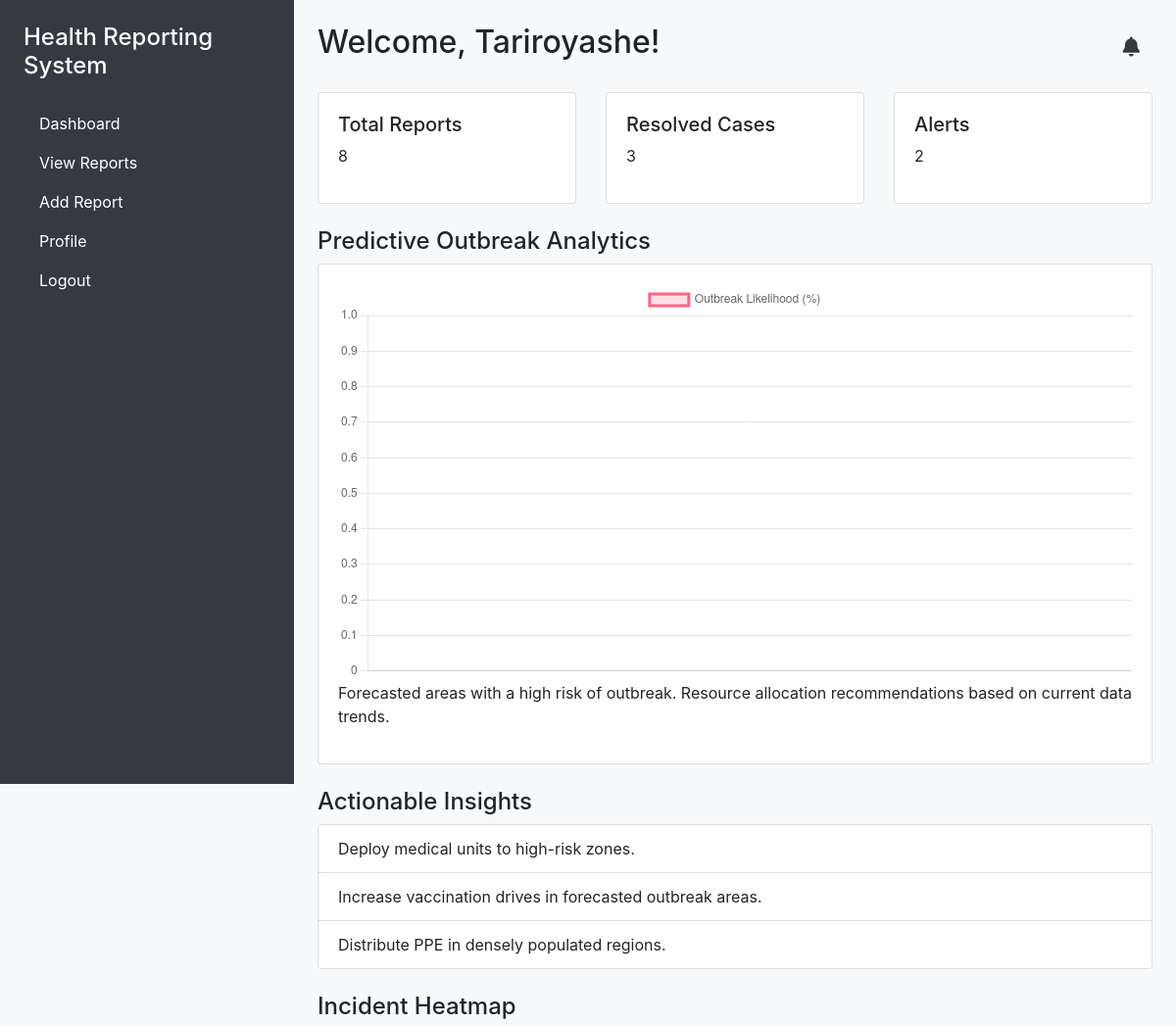
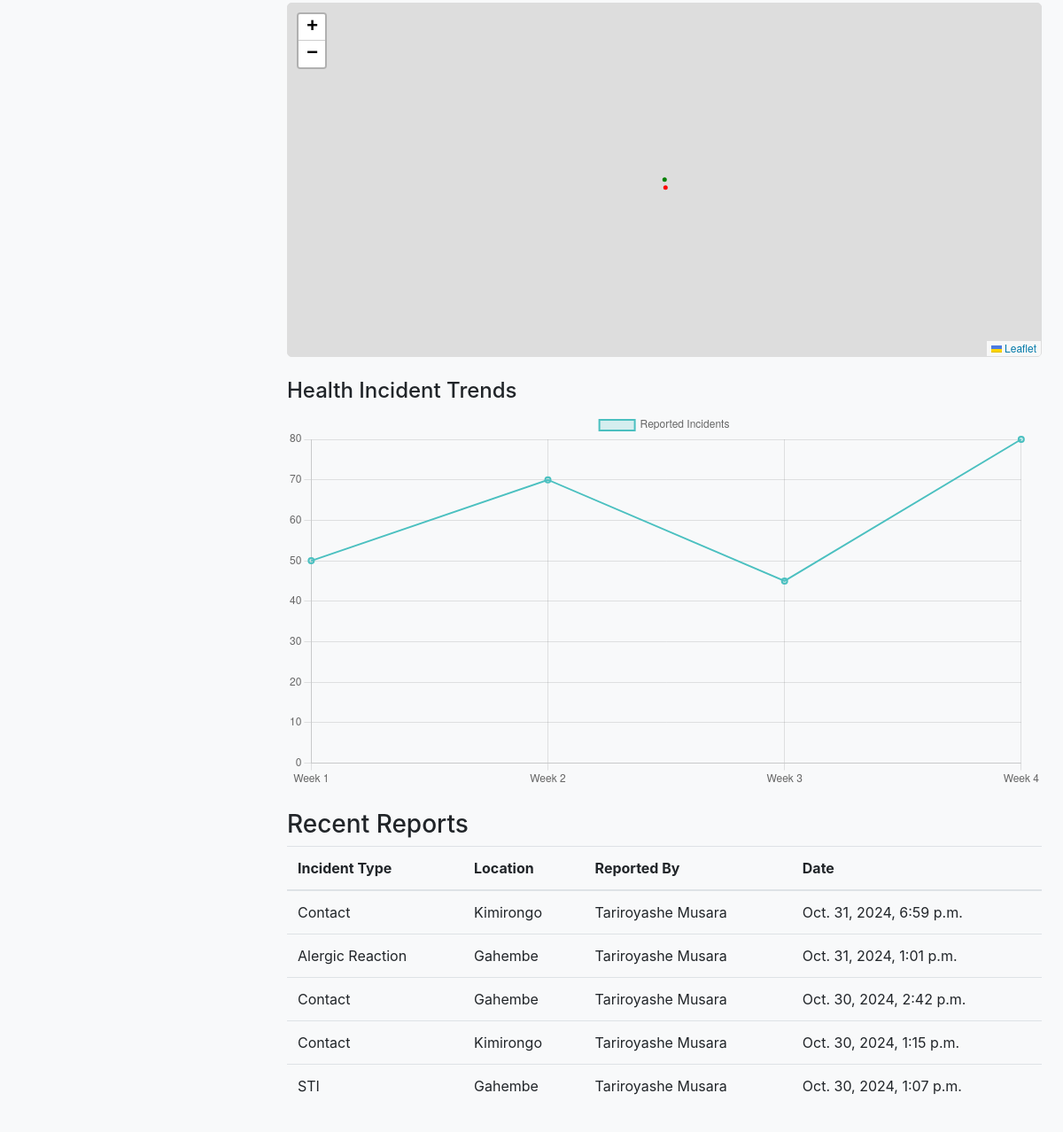
Before: /health_worker_dashboard/ (signed in) with the older database file (2 pictures, top to bottom).
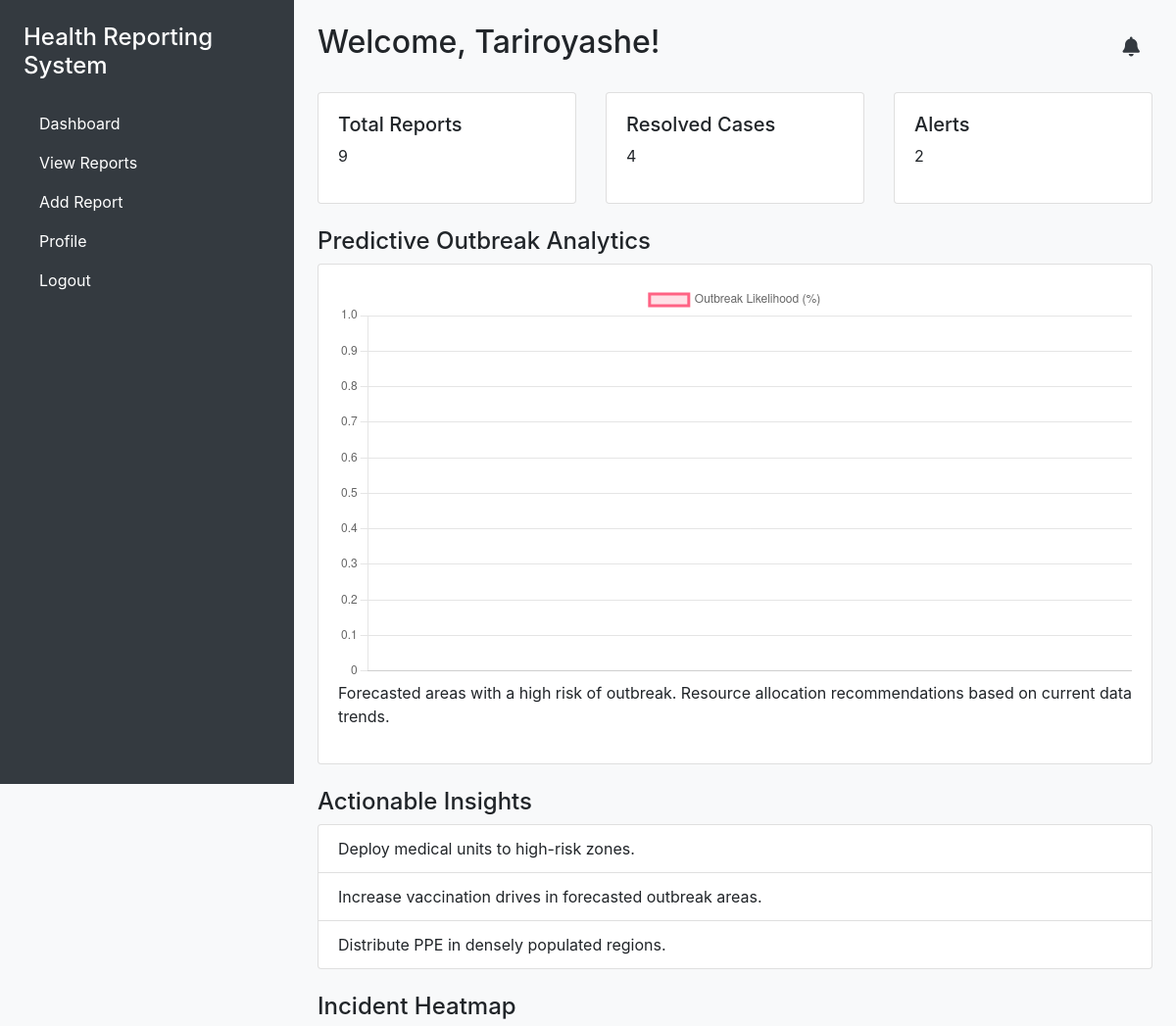
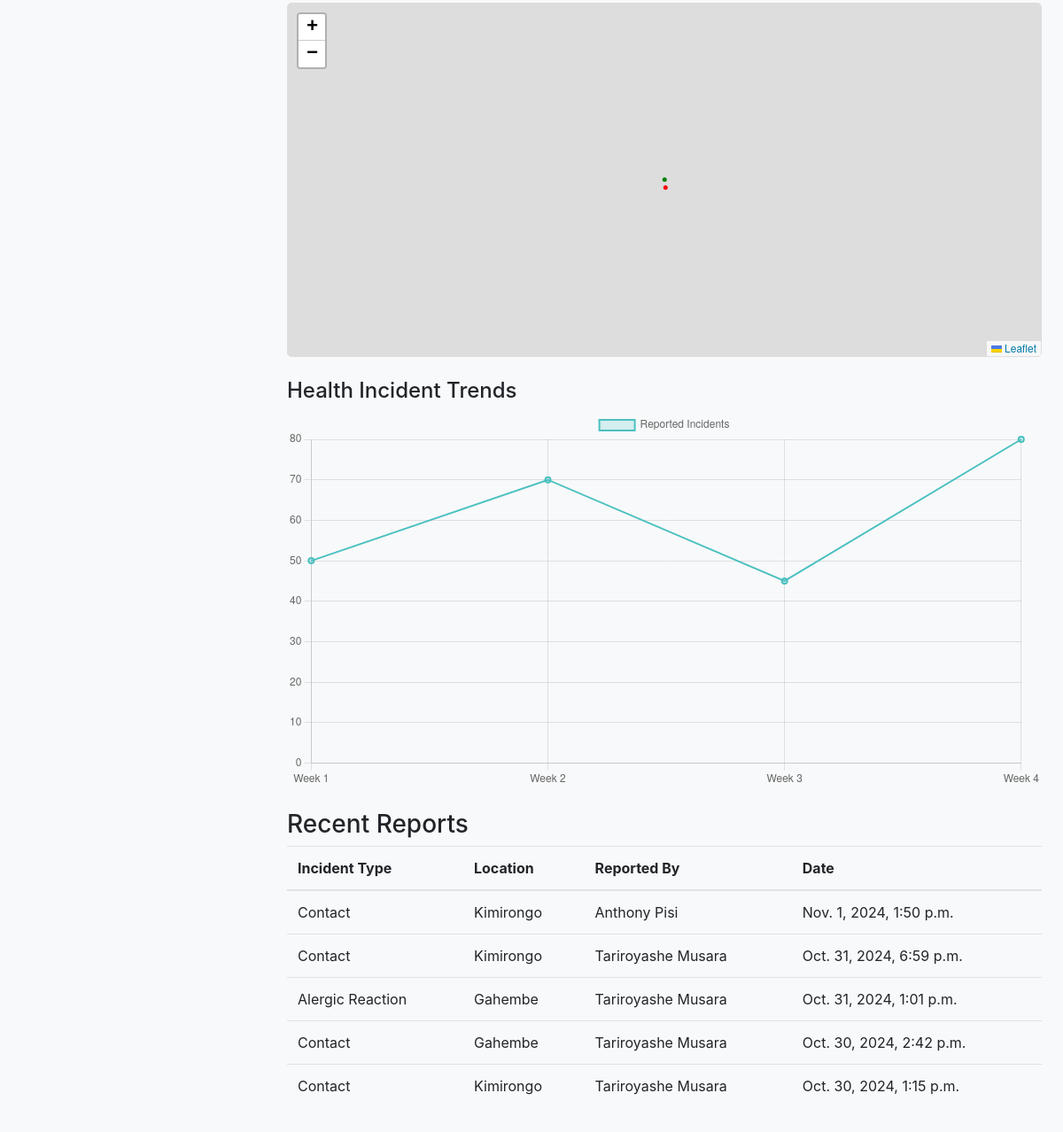
After: the same page with the newer database file (2 pictures, top to bottom).
### reports/models.py (models this page shows)
class HealthReport(models.Model):
    user = models.ForeignKey(User, on_delete=models.SET_NULL, null=True, blank=True)
    incident_type = models.ForeignKey(IncidentType, on_delete=models.CASCADE)
    symptoms = models.ManyToManyField(Symptom)
    location = models.ForeignKey(Location, on_delete=models.CASCADE)
    description = models.TextField()
    date_reported = models.DateTimeField(auto_now_add=True)
    resolved = models.BooleanField(default=False)
    is_verified = models.BooleanField(default=False)
    def __str__(self):
        return f"{self.incident_type.name} - {self.location.name}"

class IncidentType(models.Model):
    name = models.CharField(max_length=50)
    description = models.TextField(blank=True)
    def __str__(self):
        return self.name

class Location(models.Model):
    name = models.CharField(max_length=100)
    latitude = models.DecimalField(max_digits=9, decimal_places=6)
    longitude = models.DecimalField(max_digits=9, decimal_places=6)
    def __str__(self):
        return self.name

### reports/views.py (the view)
# urls.py: path('health_worker_dashboard/', views.healthworker_dashboard, name='health_worker_dashboard'),
@login_required
def healthworker_dashboard(request):
    if request.user.userprofile.is_health_worker:
        reports = HealthReport.objects.all()
        user_profile = get_object_or_404(UserProfile, user=request.user)
        total_reports = HealthReport.objects.count()
        resolved_cases = HealthReport.objects.filter(resolved=True).count()
        recent_alerts = Alert.objects.all()[:5]
        total_alerts = Alert.objects.count()
        recent_reports = HealthReport.objects.order_by('-date_reported')[:5]
        context = {
            'total_reports': total_reports,
            'resolved_cases': resolved_cases,
            'recent_alerts': recent_alerts,
            'recent_reports': recent_reports,
            'total_alerts': total_alerts,
            'reports': reports,
            'user_profile': user_profile
        }
        return render(request, 'reports/healthworker_dashboard.html', context)
    else:
        return redirect('login')

### reports/templates/reports/healthworker_dashboard.html (shortened to what the changed rows need)
{% load static %}
<!DOCTYPE html>
<html>
<head>
    <link href="{% static 'css/localversionBootstrap.css' %}" rel="stylesheet">
    <link rel="stylesheet" href="https://cdnjs.cloudflare.com/ajax/libs/font-awesome/6.0.0-beta3/css/all.min.css">
    <link rel="stylesheet" href="https://unpkg.com/leaflet@1.7.1/dist/leaflet.css"/>
</head>
<body class="bg-light">
    <div class="container-fluid">
        <div class="row">
            <div class="col-md-9 offset-md-3 p-4" style="padding-left: 20px;">
                <div class="d-flex justify-content-between align-items-center mb-4">
                    <h2>Welcome, {{ user.username }}!</h2>
                </div>
                <div class="row mb-4">
                    <div class="col-md-4">
                        <div class="card">
                            <div class="card-body">
                                <h5>Total Reports</h5>
                                <p>{{ total_reports }}</p>
                            </div>
                        </div>
                    </div>
                    <div class="col-md-4">
                        <div class="card">
                            <div class="card-body">
                                <h5>Resolved Cases</h5>
                                <p>{{ resolved_cases }}</p>
                            </div>
                        </div>
                    </div>
                </div>
                <table class="table">
                    <thead>
                        <tr>
                            <th>Incident Type</th>
                            <th>Location</th>
                            <th>Reported By</th>
                            <th>Date</th>
                        </tr>
                    </thead>
                    <tbody>
                        {% for report in recent_reports %}
                        <tr>
                            <td>{{ report.incident_type }}</td>
                            <td>{{ report.location }}</td>
                            <td>{{ report.user.get_full_name }}</td>
                            <td>{{ report.date_reported }}</td>
                        </tr>
                        {% empty %}
                        <tr>
                            <td colspan="4">No reports available.</td>
                        </tr>
                        {% endfor %}
                    </tbody>
                </table>
            </div>
        </div>
    </div>
</body>
</html>

Changed rows visible on the page:
no longer on this page (row unchanged): HealthReport: incident_type "STI", location "Gahembe", user.get_full_name "Tariroyashe Musara", date_reported "Oct. 30, 2024, 1:07 p.m."
added HealthReport: incident_type "Contact", location "Kimirongo", user.get_full_name "Anthony Pisi", date_reported "Nov. 1, 2024, 1:50 p.m."
Other visible differences:
{{ total_reports }}: "8" → "9"
{{ resolved_cases }}: "3" → "4"
